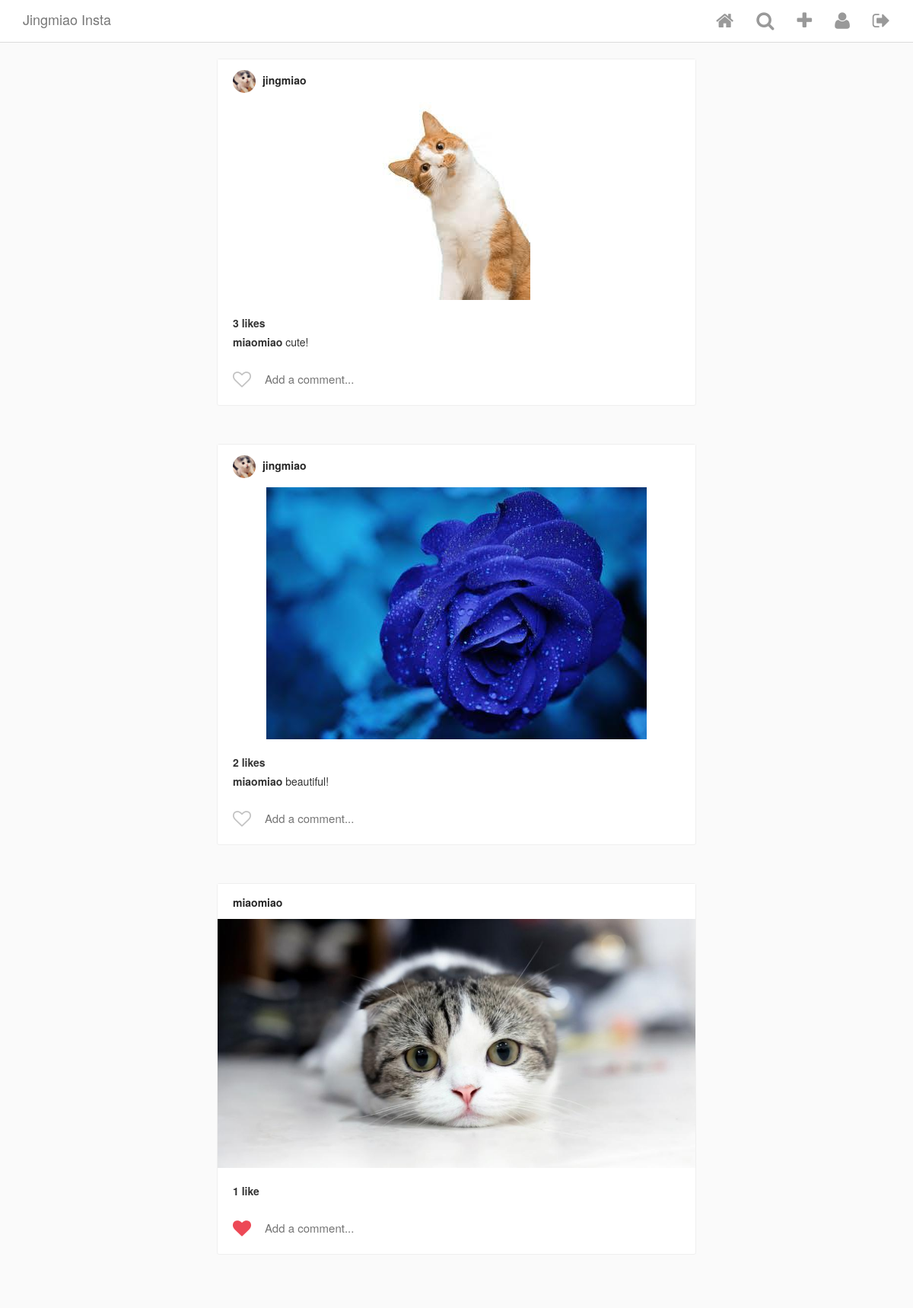
The app's page / (signed in) with its own data.
### Insta/models.py (models this page shows, shortened)
class Post(models.Model):
    author = models.ForeignKey(
        InstaUser,
        on_delete=models.CASCADE,
        related_name='posts',
        blank = True,
        null = True,
    )
    title = models.TextField(blank=True, null=True)
    image = ProcessedImageField(
        upload_to = 'static/images/posts',
        format = 'JPEG',
        blank = True,
        null = True,)
    def get_like_count(self):
        return self.likes.count()

class InstaUser(AbstractUser):
    profile_pic = ProcessedImageField(
        upload_to = 'static/images/profiles',
        format = 'JPEG',
        blank = True,
        null = True,
    )

class Comment(models.Model):
    post = models.ForeignKey(
        Post,
        on_delete=models.CASCADE,
        related_name='comments')
    user = models.ForeignKey(
        InstaUser,
        on_delete=models.CASCADE,
        related_name='comments'
    )
    comment = models.CharField(max_length=140)
    posted_on = models.DateTimeField(
        auto_now_add=True,
        editable=False
    )

### Insta/views.py (the view)
# urls.py: path('', PostListView.as_view(), name = 'home'),
class PostListView(LoginRequiredMixin,ListView):
    model = Post
    template_name = "index.html"
    login_url = 'login'

### Insta/templatetags/custom_tags.py (called while the page is built)
@register.simple_tag
def has_user_liked_post(post, user):
    try:
        like = Like.objects.get(post=post, user=user)
        return "fa-heart"
    except:
        return "fa-heart-o"

### templates/index.html (shortened to what this page needs)
{% extends "base.html" %}
{% load custom_tags %}
{% block content %}
<div class="cards-listing">
    {% for post in object_list %}
        <div class="row">
            <div class="card view-update {{ post.pk }}">
                <div class="card__panel-head">
                    <div class="poster__info">
                        <a href="{% url 'home' %}" class="poster__name">
                            {% if post.author.profile_pic %}
                                <img class="poster__profilepic" src="{{ post.author.profile_pic }}">
                            {% endif %}
                            {{ post.author.username }}
                        </a>
                    </div>
                </div>
                <a href="{% url 'post_detail' post.pk %}">
                    <img class="card__main-image" src="{{ post.image.url }}">
                </a>
                <div class="card__panel-body">
                    <div class="likes">
                        {% if post.get_like_count %}
                            {{ post.get_like_count }} like{% if post.get_like_count > 1 %}s{% endif %}
                        {% endif %}
                    </div>
                    <ul class="comment-list">
                        {% for comment in post.comments.all %}
                        <li class="comment-list__comment">
                            <a href="{% url 'user_profile' comment.user.pk %}" class="user">
                                {{ comment.user.username }}
                            </a>
                            <span class="comment">{{ comment.comment }}</span>
                        </li>
                        {% endfor %}
                    </ul>
                    <section class="input-row">
                        <i class="fa {% has_user_liked_post post user %} submit-like" aria-hidden="true"></i>
                        <div class="comment-input-wrapper">
                            <input class="add-comment" type="text" placeholder="Add a comment...">
                        </div>
                    </section>
                </div>
            </div>
        </div>
    {% endfor %}
</div>
{% endblock content %}

### templates/base.html (shortened to what this page needs)
{% load static %}
    <head>
        <link href="{% static 'vendor/bootstrap/css/bootstrap.min.css' %}" rel="stylesheet">
        <link href="{% static 'vendor/font-awesome-4.6.3/css/font-awesome.min.css' %}" rel="stylesheet">
        <link href="{% static 'css/style.css' %}" rel="stylesheet">
    </head>
    <body>
        {% include 'nav.html' %}
        <div class="content-wrapper">
            <div class="container">
                {% block content %}
                {% endblock content%}
            </div>
        </div>
    </body>

### templates/nav.html (shortened to what this page needs)
<div class="navbar navbar-default navbar-fixed-top" id="main-nav">
    <div class="container desktop">
        <div class="navbar-header">
            <a href="{% url 'home' %}" class="navbar-brand">Jingmiao Insta</a>
        </div>
        <div id="navbar-main">
            <ul class="nav navbar-nav navbar-right">
                {% if request.user.is_authenticated %}
                    <li>
                      <a href="{% url 'home' %}">
                        <i class="fa fa-home" aria-hidden="true"></i>
                      </a>
                    </li>
                    <li><a href="{% url 'home' %}"><i class="fa fa-search" aria-hidden="true"></i></a></li>
                    <li><a href="{% url 'make_post' %}"><i class="fa fa-plus" aria-hidden="true"></i></a></li>
                    <li><a href="{% url 'user_profile' request.user.id %}"><i class="fa fa-user" aria-hidden="true"></i></a></li>
                    <li><a href="{% url 'logout' %}"><i class="fa fa-sign-out" aria-hidden="true"></i></a></li>
                {% endif %}
            </ul>
        </div>
    </div>
</div>

### static/css/style.css (style rules this page uses)
body { min-height: 100%; background-color: #fafafa; }
.content-wrapper { margin-top: 57px; margin-bottom: 60px; background-color: #fafafa; }
.navbar { background-color: #fff; border-bottom-color: #dbdbdb; }
.navbar .fa { font-size: 25px; color: #999999; }
.cards-listing { max-width: 600px; width: 100%; margin: 20px auto; }
.card { background-color: #fff; margin-bottom: 50px; border: 1px solid #efefef; border-radius: 3px; }
.card__panel-head { background: #fff; padding: 14px 20px 12px; }
.card__panel-head .poster__profilepic { border-radius: 100%; max-width: 30px; max-height: 30px; width: 30px; height: 30px; margin-right: 5px; }
.card__panel-head .poster__name { color: #262626; font-weight: bold; }
.card__main-image { max-width: 100%; max-height: 600px; height: auto; margin: 0 auto; display: block; }
.card__panel-body { padding: 20px; padding-bottom: 0; }
.card__panel-body a { color: #333; }
.card__panel-body .likes { font-weight: bold; margin-bottom: 5px; }
.comment-list { list-style: none; margin: 0; padding: 0; }
.comment-list__comment { margin-top: 5px; margin-bottom: 5px; }
.comment-list__comment .user { color: #333; font-weight: bold; }
.input-row { position: relative; display: flex; align-items: center; height: 68px; padding-left: 40px; }
.input-row .submit-like { cursor: pointer; position: absolute; top: 32%; left: 0; color: #C2C2C2; font-size: 24px; }
.input-row .submit-like.fa-heart { color: #ED4956; }
.input-row .comment-input-wrapper { display: inline-block; color: #262626; font-size: 15px; width: 100%; }
.input-row .comment-input-wrapper input { width: 100%; border: none; outline: none; }

### records on screen
Post: author.profile_pic (picture), author.username "jingmiao", image (picture), get_like_count "3"
Comment: user.username "miaomiao", comment "cute!"
Post: author.profile_pic (picture), author.username "jingmiao", image (picture), get_like_count "2"
Comment: user.username "miaomiao", comment "beautiful!"
Post: author.username "miaomiao", image (picture), get_like_count "1"
